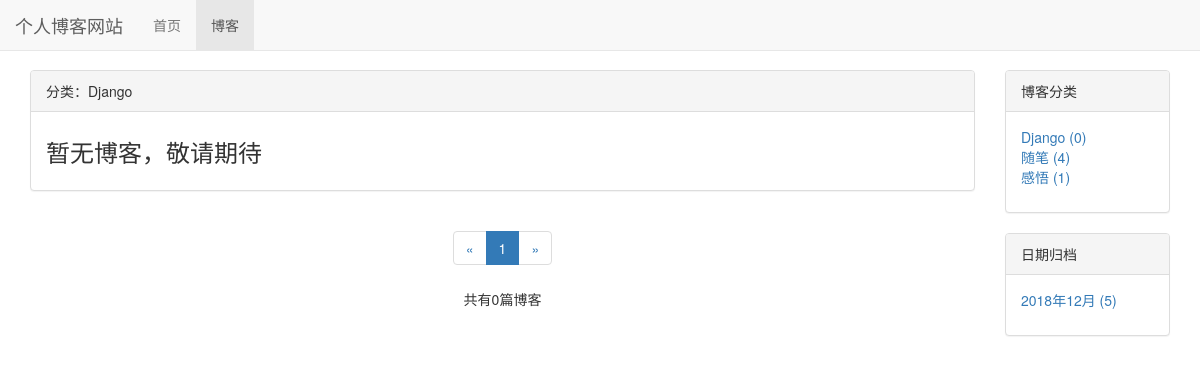
The app's page /blog/type/1, older data.
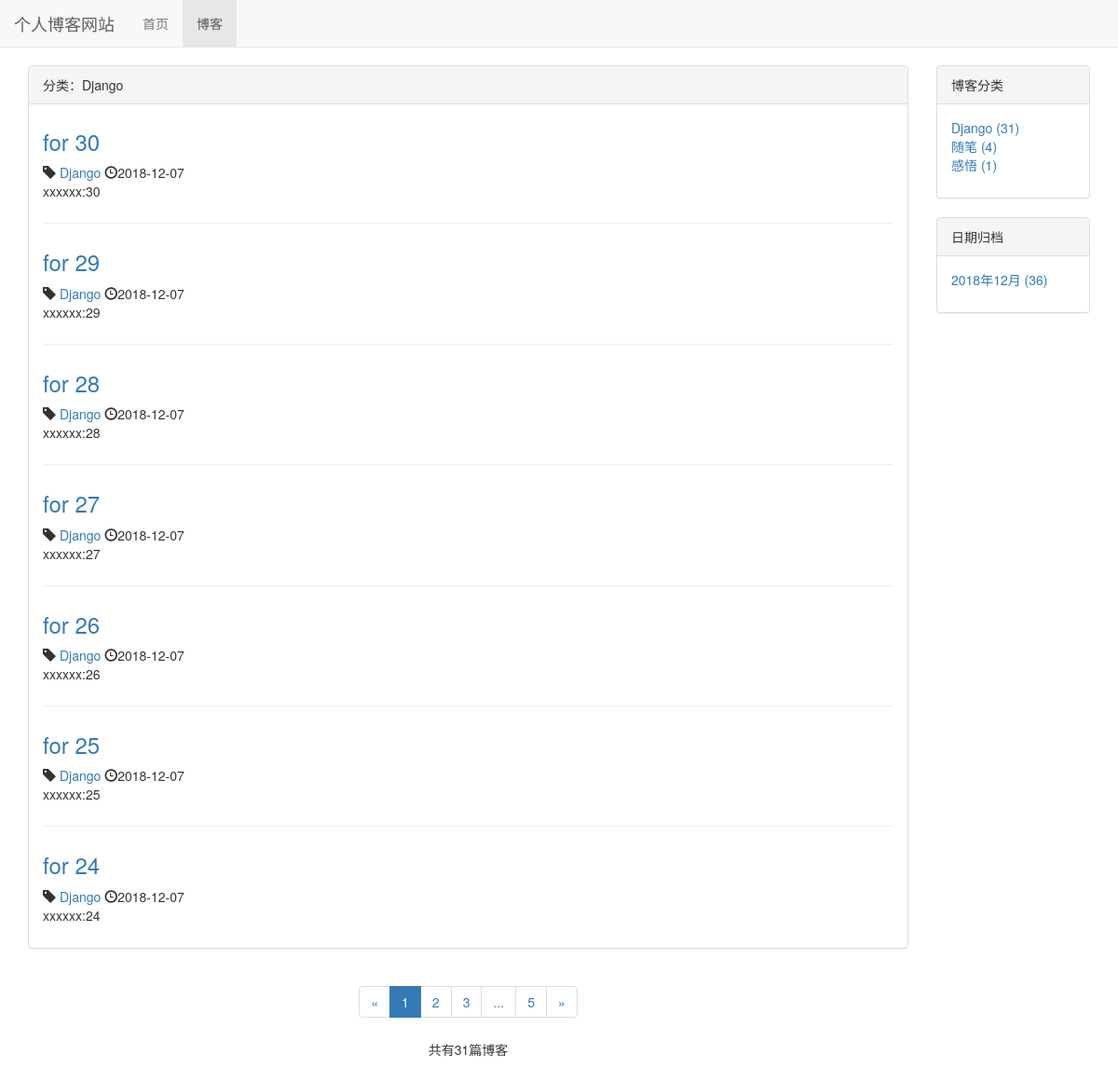
The same page, newer data.
### blog/models.py (models this page shows, shortened)
class BlogType (models.Model):
    type_name = models.CharField(max_length=15)
    def __str__ (self):  #让文章选择分类时能看到分类名
        return self.type_name
    def blog_count(self):
        return self.blog_set.count()  # blog_set 反向获取被关联外键的model（模型名称小写加_set）

class Blog(models.Model):
    title = models.CharField(max_length=50)
    blog_type = models.ForeignKey(BlogType,on_delete=models.DO_NOTHING)
    content = models.TextField()
    author = models.ForeignKey(User,on_delete=models.DO_NOTHING)
    created_time = models.DateTimeField(auto_now_add=True)
    last_updated_time = models.DateTimeField(auto_now=True)
    class Meta:
        ordering = ['-created_time']

### blog/views.py (the view)
# urls.py: path('type/<int:blog_type_pk>',views.blogs_with_type,name="blogs_with_type"),
def blogs_with_type(request,blog_type_pk):
    blog_type = get_object_or_404(BlogType,pk=blog_type_pk)
    blogs_all_list=Blog.objects.filter(blog_type=blog_type)
    context = {}
    context = get_blog_list_common_date(request,blogs_all_list)
    context['blog_type'] = blog_type
    return render_to_response('blog/blogs_with_type.html',context)

### blog/templates/blog/blogs_with_type.html (shortened to what this page needs)
{% extends 'blog/blog_list.html' %}
{% block blog_list_title %}
    分类：{{ blog_type.type_name }}
{% endblock %}

### blog/templates/blog/blog_list.html (shortened to what this page needs)
{% extends 'base.html' %}
{% block nav_blog_active %}active{%endblock%}
{% load staticfiles %}
{% block header_extends %}
    <link rel="stylesheet" href= "{% static 'blog/blog.css' %}" >
{% endblock %}
{% block content %}
    <div class="container">
        <div class="row">
            <div class=" col-xs-12 col-sm-8 col-md-9 col-lg-10">
                <div class="panel panel-default">
                    <div class="panel-heading"> {% block blog_list_title %}博客列表  {% endblock %}</div>
                    <div class="panel-body">
                        {% for blog in blogs %}
                            <div class="blog">
                                <h3><a href="{% url 'blog_detail' blog.pk %}">{{ blog.title }}</a></h3>
                                    <p class="blog-info">
                                        <span class="glyphicon glyphicon-tag"></span>
                                         <a href="{% url 'blogs_with_type' blog.blog_type.pk %}"> {{ blog.blog_type }}</a>
                                        <span class="glyphicon glyphicon-time"></span>{{ blog.created_time|date:"Y-m-d"}}
                                    </p>
                                <p>{{ blog.content|truncatechars:60}}</p>
                            </div>
                        {% empty %}
                            <div class="blog">
                                <p> <h3>暂无博客，敬请期待</h3></p>
                            </div>
                        {% endfor %}
                    </div>
                </div>
                <div class = "paginator">
                    <ul class="pagination">
                        <li>
                            {% if page_of_blogs.has_previous %}
                                <a href="?page={{ page_of_blogs.previous_page_number }}" aria-label="Previous">
                                    <span aria-hidden="true">&laquo;</span>
                                </a>
                            {% else %}
                                <span aria-hidden="true">&laquo;</span>
                            {% endif %}
                        </li>
                        {% for page_num in page_range %}
                            {% if page_num == page_of_blogs.number %}
                                <li class= "active"><span>{{ page_num }}</span></li>
                            {% elif page_num == '...' %}
                                <li><span>{{ page_num }}</span></li>
                            {% else %}
                                <li><a href="?page={{ page_num }}">{{ page_num }}</a></li>
                            {% endif %}
                        {% endfor %}
                        <li>
                            {% if page_of_blogs.has_next %}
                                <a href="?page={{ page_of_blogs.next_page_number }}" aria-label="Next">
                                    <span aria-hidden="true">&raquo;</span>
                                </a>
                            {% else %}
                                <span aria-hidden="true">&raquo;</span>
                            {% endif %}
                        </li>
                    </ul>
                    <p>
                        共有{{ page_of_blogs.paginator.count }}篇博客
                    </p>
                </div>
            </div>
            <div class=" hidden-xs col-sm-4 col-md-3 col-lg-2">
                <div class="panel panel-default">
                    <div class="panel-heading">博客分类</div>
                    <div class="panel-body">
                        <ul class="blog-types">
                            {% for  blog_type in blog_types %}
                                <li>
                                    <a href="{% url 'blogs_with_type' blog_type.pk %}">
                                        {{ blog_type.type_name }} ({{ blog_type.blog_count }})
                                    </a>
                                </li>
                            {% empty %}
                                <li>暂无分类</li>
                            {% endfor %}
                        </ul>
                    </div>
                </div>
                <div class="panel panel-default">
                    <div class="panel-heading">日期归档</div>
                    <div class="panel-body">
                        <ul>
                            {% for blog_date, blog_count in blog_dates.items %}
                                <li>
                                    <a href="{% url 'blogs_with_date' blog_date.year blog_date.month %}">
                                        {{ blog_date|date:"Y年m月" }} ({{ blog_count }})
                                    </a>
                                </li>
                            {% endfor %}
                        </ul>
                    </div>
                </div>
            </div>
        </div>
    </div>
{% endblock %}

### templates/base.html (shortened to what this page needs)
{% load staticfiles %}
<!DOCTYPE html>
<html lang="zh-CN">
<head>
    <link rel="stylesheet" href="{% static 'base.css' %}">
    <link rel="stylesheet" href="{% static 'bootstrap-3.3.7/css/bootstrap.min.css' %}">
    {% block header_extends %}  {% endblock %}
</head>
<body>
    <div class="navbar navbar-default navbar-fixed-top" role="navigation">
        <div class="container-fluid">
            <div class="navbar-header" >
                <a class="navbar-brand" href="{% url 'home' %}">个人博客网站
                </a>
            </div>
            <div id="navbar-collapse" class="collapse navbar-collapse" >
                <u1 class="nav navbar-nav">
                    <li class="{% block nav_home_active %} {% endblock %}">
                        <a href="{% url 'home' %}">首页</a>
                    </li>
                    <li class="{% block nav_blog_active %} {% endblock %}">
                        <a href="{% url 'blog_list' %}">博客</a>
                    </li>
                </u1>
            </div>
        </div>
    </div>
    {% block content %} {% endblock %}
</body>
</html>

### static/base.css (style rules this page uses)
* { margin: 0; padding: 0; }
body { margin-top: 70px!important; }
ul { list-style-type: none; }

### blog/static/blog/blog.css (style rules this page uses)
ul.blog-types { list-style-type: none; }
div.blog:not(:last-child) { margin-bottom: 2em; padding-bottom: 1em; border-bottom: 1px solid #eee; }
div.blog h3 { margin-top: 0.5em; }
div.blog p.blog-info { margin-bottom: 0; }
div.paginator { text-align: center; }

Row changes from the older to the newer data that the page shows:
computed for BlogType "Django": blog_count "0" → "31"
added Blog: title "for 30", blog_type "Django", created_time "2018-12-07", content "xxxxxx:30"
added Blog: title "for 29", blog_type "Django", created_time "2018-12-07", content "xxxxxx:29"
added Blog: title "for 28", blog_type "Django", created_time "2018-12-07", content "xxxxxx:28"
added Blog: title "for 27", blog_type "Django", created_time "2018-12-07", content "xxxxxx:27"
added Blog: title "for 26", blog_type "Django", created_time "2018-12-07", content "xxxxxx:26"
added Blog: title "for 25", blog_type "Django", created_time "2018-12-07", content "xxxxxx:25"
added Blog: title "for 24", blog_type "Django", created_time "2018-12-07", content "xxxxxx:24"
Text that changed along with them:
{{ page_of_blogs.paginator.count }}: "0" → "31"
new list line: "2"
new list line: "3"
new list line: "5"
text no longer shown: "暂无博客，敬请期待"
new list line: "2018年12月 ( 36 )"
list line gone: "2018年12月 ( 5 )"
